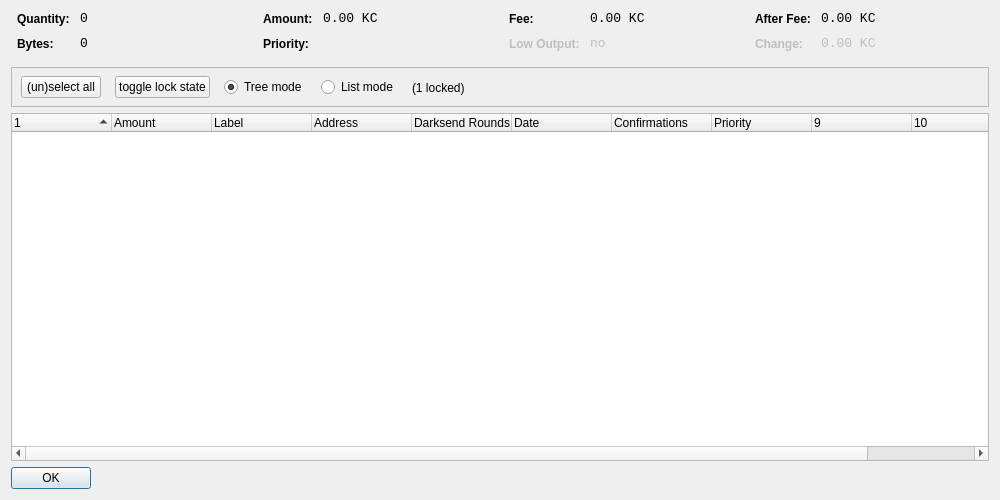
<?xml version="1.0" encoding="UTF-8"?>
<ui version="4.0">
 <class>CoinControlDialog</class>
 <widget class="QDialog" name="CoinControlDialog">
  <property name="geometry">
   <rect>
    <x>0</x>
    <y>0</y>
    <width>1000</width>
    <height>500</height>
   </rect>
  </property>
  <property name="windowTitle">
   <string>Coin Control</string>
  </property>
  <layout class="QVBoxLayout" name="verticalLayout">
   <item>
    <layout class="QHBoxLayout" name="horizontalLayoutTop" stretch="0,0,0,0">
     <property name="topMargin">
      <number>0</number>
     </property>
     <property name="bottomMargin">
      <number>10</number>
     </property>
     <item>
      <layout class="QFormLayout" name="formLayoutCoinControl1">
       <property name="horizontalSpacing">
        <number>10</number>
       </property>
       <property name="verticalSpacing">
        <number>10</number>
       </property>
       <property name="leftMargin">
        <number>6</number>
       </property>
       <property name="rightMargin">
        <number>6</number>
       </property>
       <item row="0" column="0">
        <widget class="QLabel" name="labelCoinControlQuantityText">
         <property name="styleSheet">
          <string notr="true">font-weight:bold;</string>
         </property>
         <property name="text">
          <string>Quantity:</string>
         </property>
        </widget>
       </item>
       <item row="0" column="1">
        <widget class="QLabel" name="labelCoinControlQuantity">
         <property name="font">
          <font>
           <family>Monospace</family>
           <pointsize>10</pointsize>
          </font>
         </property>
         <property name="cursor">
          <cursorShape>IBeamCursor</cursorShape>
         </property>
         <property name="contextMenuPolicy">
          <enum>Qt::ActionsContextMenu</enum>
         </property>
         <property name="text">
          <string notr="true">0</string>
         </property>
         <property name="textInteractionFlags">
          <set>Qt::LinksAccessibleByMouse|Qt::TextSelectableByKeyboard|Qt::TextSelectableByMouse</set>
         </property>
        </widget>
       </item>
       <item row="1" column="0">
        <widget class="QLabel" name="labelCoinControlBytesText">
         <property name="styleSheet">
          <string notr="true">font-weight:bold;</string>
         </property>
         <property name="text">
          <string>Bytes:</string>
         </property>
        </widget>
       </item>
       <item row="1" column="1">
        <widget class="QLabel" name="labelCoinControlBytes">
         <property name="font">
          <font>
           <family>Monospace</family>
           <pointsize>10</pointsize>
          </font>
         </property>
         <property name="cursor">
          <cursorShape>IBeamCursor</cursorShape>
         </property>
         <property name="contextMenuPolicy">
          <enum>Qt::ActionsContextMenu</enum>
         </property>
         <property name="text">
          <string notr="true">0</string>
         </property>
         <property name="textInteractionFlags">
          <set>Qt::LinksAccessibleByMouse|Qt::TextSelectableByKeyboard|Qt::TextSelectableByMouse</set>
         </property>
        </widget>
       </item>
      </layout>
     </item>
     <item>
      <layout class="QFormLayout" name="formLayoutCoinControl2">
       <property name="horizontalSpacing">
        <number>10</number>
       </property>
       <property name="verticalSpacing">
        <number>10</number>
       </property>
       <property name="leftMargin">
        <number>6</number>
       </property>
       <property name="rightMargin">
        <number>6</number>
       </property>
       <item row="0" column="0">
        <widget class="QLabel" name="labelCoinControlAmountText">
         <property name="styleSheet">
          <string notr="true">font-weight:bold;</string>
         </property>
         <property name="text">
          <string>Amount:</string>
         </property>
        </widget>
       </item>
       <item row="0" column="1">
        <widget class="QLabel" name="labelCoinControlAmount">
         <property name="font">
          <font>
           <family>Monospace</family>
           <pointsize>10</pointsize>
          </font>
         </property>
         <property name="cursor">
          <cursorShape>IBeamCursor</cursorShape>
         </property>
         <property name="contextMenuPolicy">
          <enum>Qt::ActionsContextMenu</enum>
         </property>
         <property name="text">
          <string notr="true">0.00 KC</string>
         </property>
         <property name="textInteractionFlags">
          <set>Qt::LinksAccessibleByMouse|Qt::TextSelectableByKeyboard|Qt::TextSelectableByMouse</set>
         </property>
        </widget>
       </item>
       <item row="1" column="0">
        <widget class="QLabel" name="labelCoinControlPriorityText">
         <property name="styleSheet">
          <string notr="true">font-weight:bold;</string>
         </property>
         <property name="text">
          <string>Priority:</string>
         </property>
        </widget>
       </item>
       <item row="1" column="1">
        <widget class="QLabel" name="labelCoinControlPriority">
         <property name="font">
          <font>
           <family>Monospace</family>
           <pointsize>10</pointsize>
          </font>
         </property>
         <property name="cursor">
          <cursorShape>IBeamCursor</cursorShape>
         </property>
         <property name="contextMenuPolicy">
          <enum>Qt::ActionsContextMenu</enum>
         </property>
         <property name="text">
          <string/>
         </property>
         <property name="textInteractionFlags">
          <set>Qt::LinksAccessibleByMouse|Qt::TextSelectableByKeyboard|Qt::TextSelectableByMouse</set>
         </property>
        </widget>
       </item>
      </layout>
     </item>
     <item>
      <layout class="QFormLayout" name="formLayoutCoinControl3">
       <property name="horizontalSpacing">
        <number>10</number>
       </property>
       <property name="verticalSpacing">
        <number>10</number>
       </property>
       <property name="leftMargin">
        <number>6</number>
       </property>
       <property name="rightMargin">
        <number>6</number>
       </property>
       <item row="0" column="0">
        <widget class="QLabel" name="labelCoinControlFeeText">
         <property name="styleSheet">
          <string notr="true">font-weight:bold;</string>
         </property>
         <property name="text">
          <string>Fee:</string>
         </property>
        </widget>
       </item>
       <item row="0" column="1">
        <widget class="QLabel" name="labelCoinControlFee">
         <property name="font">
          <font>
           <family>Monospace</family>
           <pointsize>10</pointsize>
          </font>
         </property>
         <property name="cursor">
          <cursorShape>IBeamCursor</cursorShape>
         </property>
         <property name="contextMenuPolicy">
          <enum>Qt::ActionsContextMenu</enum>
         </property>
         <property name="text">
          <string notr="true">0.00 KC</string>
         </property>
         <property name="textInteractionFlags">
          <set>Qt::LinksAccessibleByMouse|Qt::TextSelectableByKeyboard|Qt::TextSelectableByMouse</set>
         </property>
        </widget>
       </item>
       <item row="1" column="0">
        <widget class="QLabel" name="labelCoinControlLowOutputText">
         <property name="enabled">
          <bool>false</bool>
         </property>
         <property name="styleSheet">
          <string notr="true">font-weight:bold;</string>
         </property>
         <property name="text">
          <string>Low Output:</string>
         </property>
        </widget>
       </item>
       <item row="1" column="1">
        <widget class="QLabel" name="labelCoinControlLowOutput">
         <property name="enabled">
          <bool>false</bool>
         </property>
         <property name="font">
          <font>
           <family>Monospace</family>
           <pointsize>10</pointsize>
          </font>
         </property>
         <property name="cursor">
          <cursorShape>IBeamCursor</cursorShape>
         </property>
         <property name="contextMenuPolicy">
          <enum>Qt::ActionsContextMenu</enum>
         </property>
         <property name="text">
          <string notr="true">no</string>
         </property>
         <property name="textInteractionFlags">
          <set>Qt::LinksAccessibleByMouse|Qt::TextSelectableByKeyboard|Qt::TextSelectableByMouse</set>
         </property>
        </widget>
       </item>
      </layout>
     </item>
     <item>
      <layout class="QFormLayout" name="formLayoutCoinControl4">
       <property name="horizontalSpacing">
        <number>10</number>
       </property>
       <property name="verticalSpacing">
        <number>10</number>
       </property>
       <property name="leftMargin">
        <number>6</number>
       </property>
       <property name="rightMargin">
        <number>6</number>
       </property>
       <item row="0" column="0">
        <widget class="QLabel" name="labelCoinControlAfterFeeText">
         <property name="styleSheet">
          <string notr="true">font-weight:bold;</string>
         </property>
         <property name="text">
          <string>After Fee:</string>
         </property>
        </widget>
       </item>
       <item row="0" column="1">
        <widget class="QLabel" name="labelCoinControlAfterFee">
         <property name="font">
          <font>
           <family>Monospace</family>
           <pointsize>10</pointsize>
          </font>
         </property>
         <property name="cursor">
          <cursorShape>IBeamCursor</cursorShape>
         </property>
         <property name="contextMenuPolicy">
          <enum>Qt::ActionsContextMenu</enum>
         </property>
         <property name="text">
          <string notr="true">0.00 KC</string>
         </property>
         <property name="textInteractionFlags">
          <set>Qt::LinksAccessibleByMouse|Qt::TextSelectableByKeyboard|Qt::TextSelectableByMouse</set>
         </property>
        </widget>
       </item>
       <item row="1" column="0">
        <widget class="QLabel" name="labelCoinControlChangeText">
         <property name="enabled">
          <bool>false</bool>
         </property>
         <property name="styleSheet">
          <string notr="true">font-weight:bold;</string>
         </property>
         <property name="text">
          <string>Change:</string>
         </property>
        </widget>
       </item>
       <item row="1" column="1">
        <widget class="QLabel" name="labelCoinControlChange">
         <property name="enabled">
          <bool>false</bool>
         </property>
         <property name="font">
          <font>
           <family>Monospace</family>
           <pointsize>10</pointsize>
          </font>
         </property>
         <property name="cursor">
          <cursorShape>IBeamCursor</cursorShape>
         </property>
         <property name="contextMenuPolicy">
          <enum>Qt::ActionsContextMenu</enum>
         </property>
         <property name="text">
          <string notr="true">0.00 KC</string>
         </property>
         <property name="textInteractionFlags">
          <set>Qt::LinksAccessibleByMouse|Qt::TextSelectableByKeyboard|Qt::TextSelectableByMouse</set>
         </property>
        </widget>
       </item>
      </layout>
     </item>
    </layout>
   </item>
   <item>
    <widget class="QFrame" name="frame">
     <property name="minimumSize">
      <size>
       <width>0</width>
       <height>40</height>
      </size>
     </property>
     <property name="frameShape">
      <enum>QFrame::StyledPanel</enum>
     </property>
     <property name="frameShadow">
      <enum>QFrame::Sunken</enum>
     </property>
     <widget class="QWidget" name="horizontalLayoutWidget">
      <property name="geometry">
       <rect>
        <x>10</x>
        <y>0</y>
        <width>781</width>
        <height>41</height>
       </rect>
      </property>
      <layout class="QHBoxLayout" name="horizontalLayoutPanel" stretch="0,0,0,0,0">
       <property name="spacing">
        <number>14</number>
       </property>
       <item>
        <widget class="QPushButton" name="pushButtonSelectAll">
         <property name="sizePolicy">
          <sizepolicy hsizetype="Maximum" vsizetype="Fixed">
           <horstretch>0</horstretch>
           <verstretch>0</verstretch>
          </sizepolicy>
         </property>
         <property name="text">
          <string>(un)select all</string>
         </property>
        </widget>
       </item>
        <item>
         <widget class="QPushButton" name="pushButtonToggleLock">
          <property name="sizePolicy">
           <sizepolicy hsizetype="Maximum" vsizetype="Fixed">
            <horstretch>0</horstretch>
            <verstretch>0</verstretch>
           </sizepolicy>
          </property>
          <property name="text">
           <string>toggle lock state</string>
          </property>
          <property name="autoDefault">
           <bool>false</bool>
          </property>
         </widget>
        </item>
       <item>
        <widget class="QRadioButton" name="radioTreeMode">
         <property name="sizePolicy">
          <sizepolicy hsizetype="Maximum" vsizetype="Fixed">
           <horstretch>0</horstretch>
           <verstretch>0</verstretch>
          </sizepolicy>
         </property>
         <property name="text">
          <string>Tree mode</string>
         </property>
         <property name="checked">
          <bool>true</bool>
         </property>
        </widget>
       </item>
       <item>
        <widget class="QRadioButton" name="radioListMode">
         <property name="sizePolicy">
          <sizepolicy hsizetype="Maximum" vsizetype="Fixed">
           <horstretch>0</horstretch>
           <verstretch>0</verstretch>
          </sizepolicy>
         </property>
         <property name="text">
          <string>List mode</string>
         </property>
        </widget>
       </item>
        <item>
         <widget class="QLabel" name="labelLocked">
          <property name="text">
           <string>(1 locked)</string>
          </property>
         </widget>
        </item>
       <item>
        <spacer name="horizontalSpacer">
         <property name="orientation">
          <enum>Qt::Horizontal</enum>
         </property>
         <property name="sizeHint" stdset="0">
          <size>
           <width>40</width>
           <height>20</height>
          </size>
         </property>
        </spacer>
       </item>
      </layout>
     </widget>
    </widget>
   </item>
   <item>
    <widget class="CoinControlTreeWidget" name="treeWidget">
     <property name="contextMenuPolicy">
      <enum>Qt::CustomContextMenu</enum>
     </property>
     <property name="sortingEnabled">
      <bool>false</bool>
     </property>
     <property name="columnCount">
      <number>11</number>
     </property>
     <attribute name="headerShowSortIndicator" stdset="0">
      <bool>true</bool>
     </attribute>
     <attribute name="headerStretchLastSection">
      <bool>false</bool>
     </attribute>
     <column>
      <property name="text">
       <string/>
      </property>
     </column>
     <column>
      <property name="text">
       <string>Amount</string>
      </property>
     </column>
     <column>
      <property name="text">
       <string>Label</string>
      </property>
     </column>
     <column>
      <property name="text">
       <string>Address</string>
      </property>
     </column>
     <column>
      <property name="text">
       <string>Darksend Rounds</string>
      </property>
    </column>
     <column>
      <property name="text">
       <string>Date</string>
      </property>
     </column>
     <column>
      <property name="text">
       <string>Confirmations</string>
      </property>
      <property name="toolTip">
       <string>Confirmed</string>
      </property>
     </column>
     <column>
      <property name="text">
       <string>Priority</string>
      </property>
     </column>
     <column>
      <property name="text">
       <string/>
      </property>
     </column>
     <column>
      <property name="text">
       <string/>
      </property>
     </column>
     <column>
      <property name="text">
       <string/>
      </property>
     </column>
     <column>
      <property name="text">
       <string/>
      </property>
     </column>
    </widget>
   </item>
   <item>
    <widget class="QDialogButtonBox" name="buttonBox">
     <property name="sizePolicy">
      <sizepolicy hsizetype="Maximum" vsizetype="Fixed">
       <horstretch>0</horstretch>
       <verstretch>0</verstretch>
      </sizepolicy>
     </property>
     <property name="orientation">
      <enum>Qt::Horizontal</enum>
     </property>
     <property name="standardButtons">
      <set>QDialogButtonBox::Ok</set>
     </property>
    </widget>
   </item>
  </layout>
 </widget>
 <customwidgets>
  <customwidget>
   <class>CoinControlTreeWidget</class>
   <extends>QTreeWidget</extends>
   <header>coincontroltreewidget.h</header>
  </customwidget>
 </customwidgets>
 <resources/>
 <connections/>
</ui>
